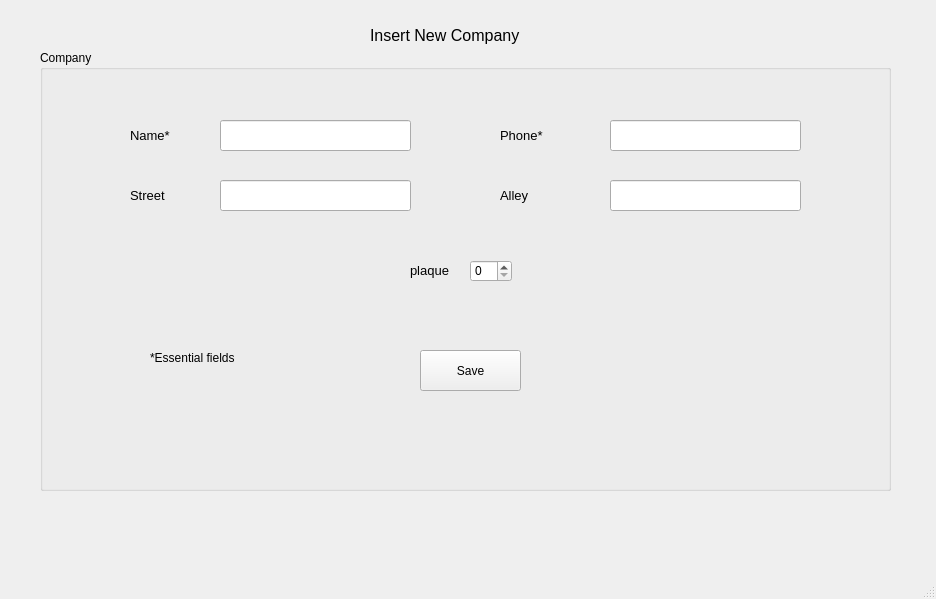
<?xml version="1.0" encoding="UTF-8"?>
<ui version="4.0">
 <class>InsertCompany</class>
 <widget class="QMainWindow" name="InsertCompany">
  <property name="geometry">
   <rect>
    <x>0</x>
    <y>0</y>
    <width>936</width>
    <height>599</height>
   </rect>
  </property>
  <property name="windowTitle">
   <string>MainWindow</string>
  </property>
  <widget class="QWidget" name="centralwidget">
   <widget class="QLabel" name="label_5">
    <property name="geometry">
     <rect>
      <x>370</x>
      <y>10</y>
      <width>211</width>
      <height>51</height>
     </rect>
    </property>
    <property name="font">
     <font>
      <pointsize>12</pointsize>
     </font>
    </property>
    <property name="frameShape">
     <enum>QFrame::NoFrame</enum>
    </property>
    <property name="text">
     <string>Insert New Company</string>
    </property>
   </widget>
   <widget class="QGroupBox" name="groupBox">
    <property name="geometry">
     <rect>
      <x>40</x>
      <y>50</y>
      <width>851</width>
      <height>441</height>
     </rect>
    </property>
    <property name="font">
     <font>
      <pointsize>9</pointsize>
     </font>
    </property>
    <property name="title">
     <string>Company</string>
    </property>
    <widget class="QLineEdit" name="street">
     <property name="geometry">
      <rect>
       <x>180</x>
       <y>130</y>
       <width>191</width>
       <height>31</height>
      </rect>
     </property>
     <property name="echoMode">
      <enum>QLineEdit::Normal</enum>
     </property>
    </widget>
    <widget class="QLineEdit" name="name">
     <property name="geometry">
      <rect>
       <x>180</x>
       <y>70</y>
       <width>191</width>
       <height>31</height>
      </rect>
     </property>
     <property name="echoMode">
      <enum>QLineEdit::Normal</enum>
     </property>
    </widget>
    <widget class="QLineEdit" name="phone">
     <property name="geometry">
      <rect>
       <x>570</x>
       <y>70</y>
       <width>191</width>
       <height>31</height>
      </rect>
     </property>
     <property name="echoMode">
      <enum>QLineEdit::Normal</enum>
     </property>
    </widget>
    <widget class="QLineEdit" name="alley">
     <property name="geometry">
      <rect>
       <x>570</x>
       <y>130</y>
       <width>191</width>
       <height>31</height>
      </rect>
     </property>
     <property name="echoMode">
      <enum>QLineEdit::Normal</enum>
     </property>
    </widget>
    <widget class="QLabel" name="label_7">
     <property name="geometry">
      <rect>
       <x>90</x>
       <y>70</y>
       <width>151</width>
       <height>31</height>
      </rect>
     </property>
     <property name="font">
      <font>
       <pointsize>10</pointsize>
      </font>
     </property>
     <property name="text">
      <string>Name*</string>
     </property>
    </widget>
    <widget class="QLabel" name="label_8">
     <property name="geometry">
      <rect>
       <x>90</x>
       <y>130</y>
       <width>101</width>
       <height>31</height>
      </rect>
     </property>
     <property name="font">
      <font>
       <pointsize>10</pointsize>
      </font>
     </property>
     <property name="text">
      <string>Street</string>
     </property>
    </widget>
    <widget class="QLabel" name="label_10">
     <property name="geometry">
      <rect>
       <x>460</x>
       <y>70</y>
       <width>101</width>
       <height>31</height>
      </rect>
     </property>
     <property name="font">
      <font>
       <pointsize>10</pointsize>
      </font>
     </property>
     <property name="text">
      <string>Phone*</string>
     </property>
    </widget>
    <widget class="QLabel" name="label_12">
     <property name="geometry">
      <rect>
       <x>460</x>
       <y>130</y>
       <width>101</width>
       <height>31</height>
      </rect>
     </property>
     <property name="font">
      <font>
       <pointsize>10</pointsize>
      </font>
     </property>
     <property name="text">
      <string>Alley</string>
     </property>
    </widget>
    <widget class="QPushButton" name="pushButton">
     <property name="geometry">
      <rect>
       <x>380</x>
       <y>300</y>
       <width>101</width>
       <height>41</height>
      </rect>
     </property>
     <property name="text">
      <string>Save</string>
     </property>
    </widget>
    <widget class="QLabel" name="label">
     <property name="geometry">
      <rect>
       <x>110</x>
       <y>300</y>
       <width>131</width>
       <height>16</height>
      </rect>
     </property>
     <property name="text">
      <string>*Essential fields</string>
     </property>
    </widget>
    <widget class="QLabel" name="label_14">
     <property name="geometry">
      <rect>
       <x>370</x>
       <y>210</y>
       <width>101</width>
       <height>21</height>
      </rect>
     </property>
     <property name="font">
      <font>
       <pointsize>10</pointsize>
      </font>
     </property>
     <property name="text">
      <string>plaque</string>
     </property>
    </widget>
    <widget class="QSpinBox" name="plaque">
     <property name="geometry">
      <rect>
       <x>430</x>
       <y>210</y>
       <width>42</width>
       <height>22</height>
      </rect>
     </property>
    </widget>
   </widget>
  </widget>
  <widget class="QMenuBar" name="menubar">
   <property name="geometry">
    <rect>
     <x>0</x>
     <y>0</y>
     <width>936</width>
     <height>25</height>
    </rect>
   </property>
  </widget>
  <widget class="QStatusBar" name="statusbar"/>
 </widget>
 <resources/>
 <connections/>
</ui>
